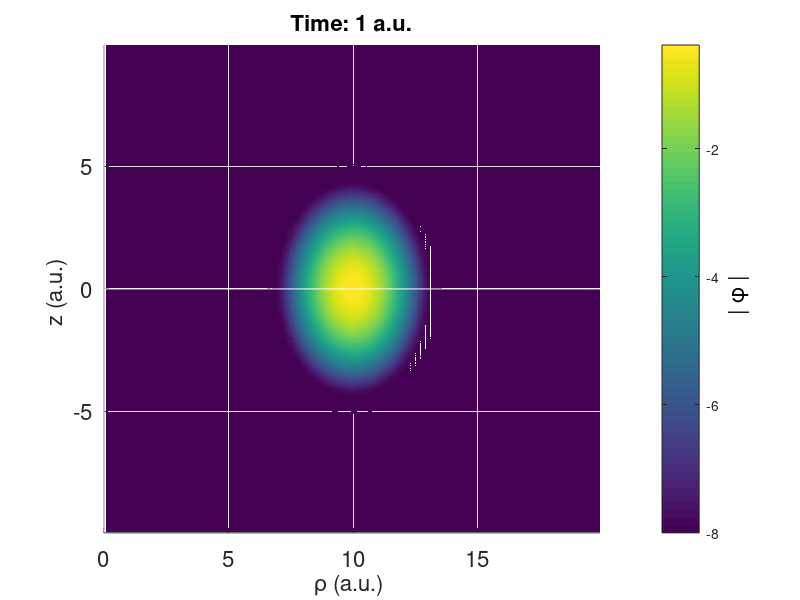
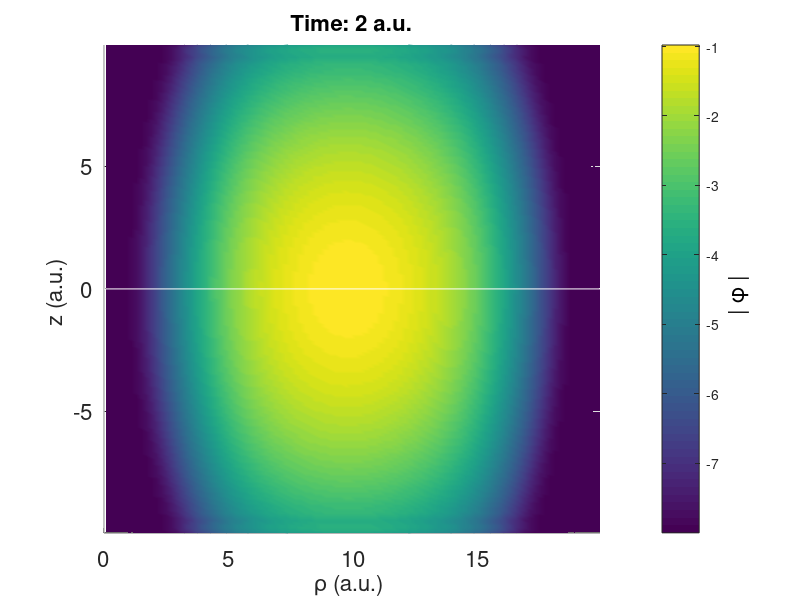
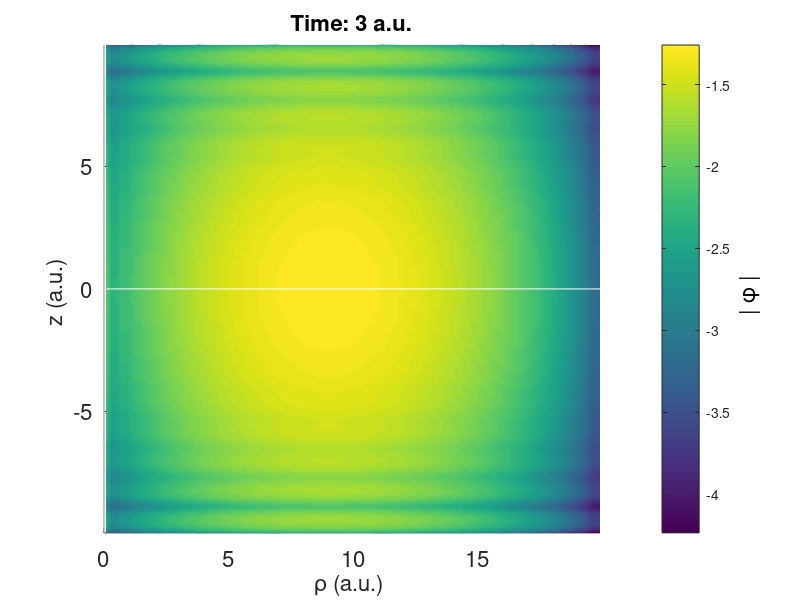
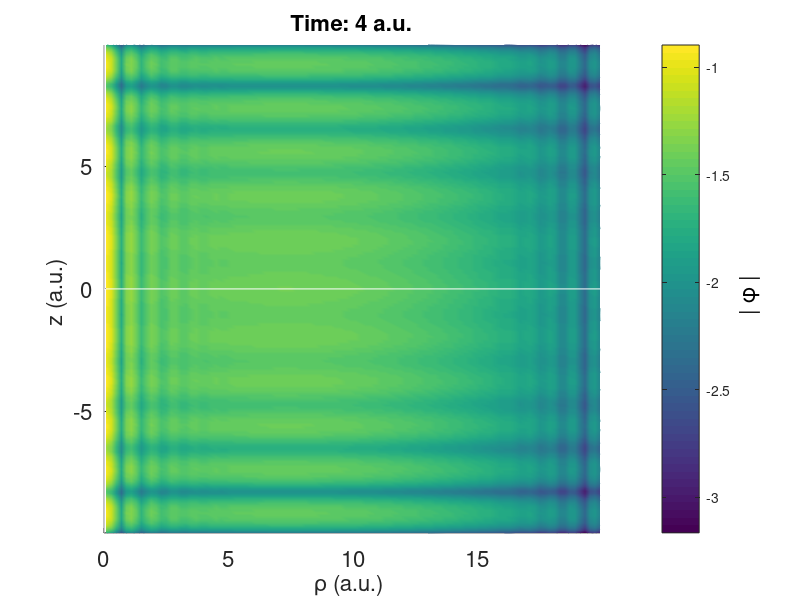

Write the MATLAB code that produced these figures, in order.
%% Reader cylindrical coordinate 2D

clear all
A0 = importdata('out0.txt');
A1 = importdata('out2.txt');
%A2 = importdata('out2.txt');
%A3 = importdata('out3.txt');

%% 
nr = 100%A3(1);
nz = 200%A3(2);

Ntime = 1%A3(3);
snap  = 12%A3(4);%1;%

Nsnap = snap;%floor(Ntime/snap);

r = A0(1:nr);
z = A0(nr+1:nz+nr);

[R Z] = meshgrid(r,z);

r0=0;


%% 

%aviobj = avifile('GEWP_C2D.avi');
scrsz = get(0,'ScreenSize');
fig=figure('Position',[1 scrsz(4) scrsz(3)*0.5 scrsz(4)*0.5],...
    'Color','w');
xmin = 0;
xmax = 24;
ymin =-15;
ymax = 15;
for j=1:Nsnap
   % clf
    figure
    PHI=reshape(A1(1+nr*nz*(j-1):nr*nz*j),nz,nr);
    
%for jmovie=1:3
   % subplot(5,3,j)
    surfc(R,Z,log10(PHI+1e-8),...
        'FaceColor','interp',...
        'EdgeColor','none')
    
    view(2)
    axis tight
    
    h=gca;    
    set(h,'fontsize',16)
    
    ylabel('z (a.u.) ','fontsize',16)%,'fontweight','b')
    xlabel('\rho (a.u.) ','fontsize',16)%,'fontweight','b')  
    hold on
    plot3([0 max(r)],[0 0],[1 1]*(1),'Color','w')
    plot3([r0 r0],[min(z) max(z)],[1 1]*(1),'Color','w')    
    
    h = colorbar('location','EastOutside');
    set(get(h,'YLabel'),'String','| \phi |  ',...
     'fontsize',16)%,'fontweight','b');    
    %caxis([-12 0])
    title(['Time: ',num2str(1.*j),' a.u.'],'fontsize',16)
   % title(['Time: ',num2str(A2(j)),' a.u.'],'fontsize',16)
   axis tight
   % xlim([xmin xmax])
   % ylim([ymin ymax])
    
    h=gca;    
    set(h,'fontsize',16)
    
    %caxis([-6 -1])
  %  F = getframe(fig);
  %  aviobj = addframe(aviobj,F); 
%end 
    pause(0.2)
 %   display(j);
end    
    
%aviobj = close(aviobj);

%%
